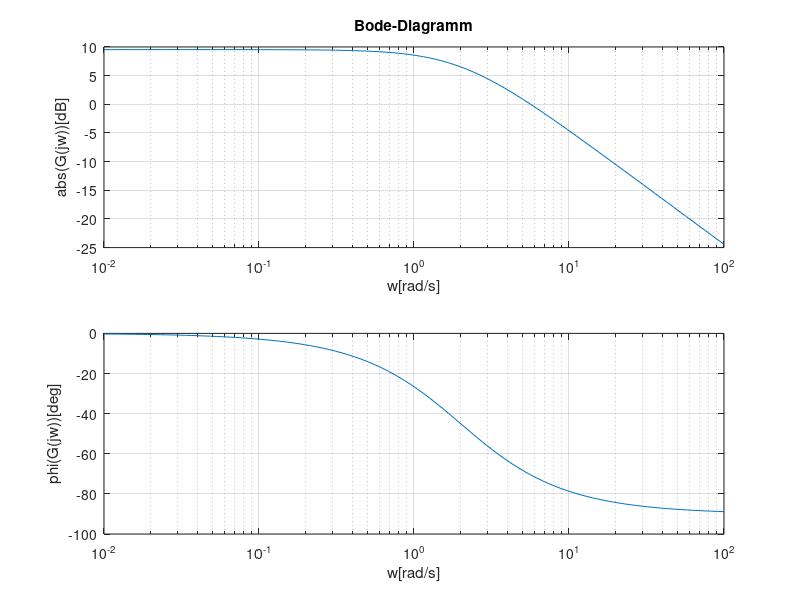
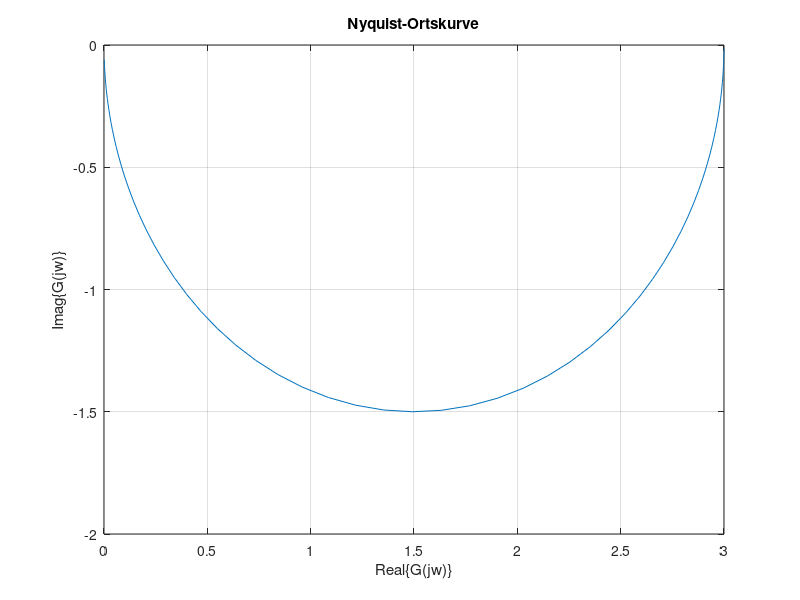
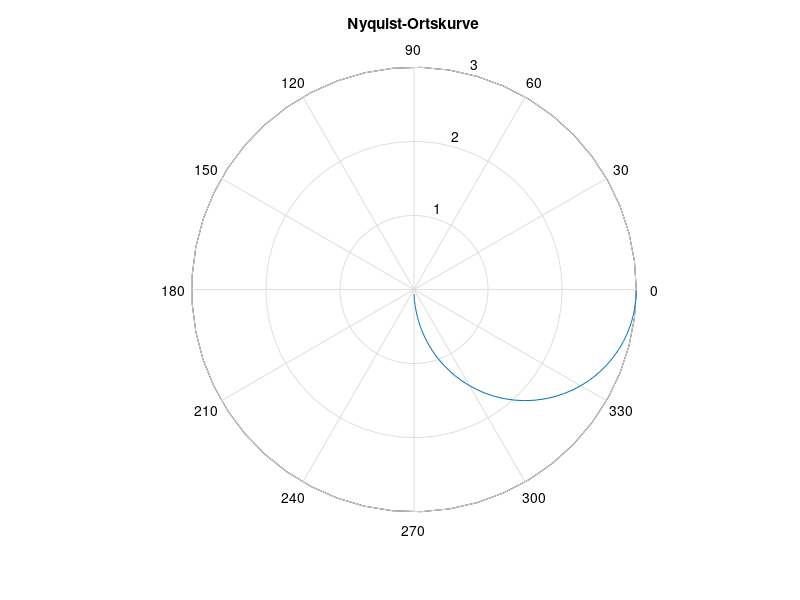
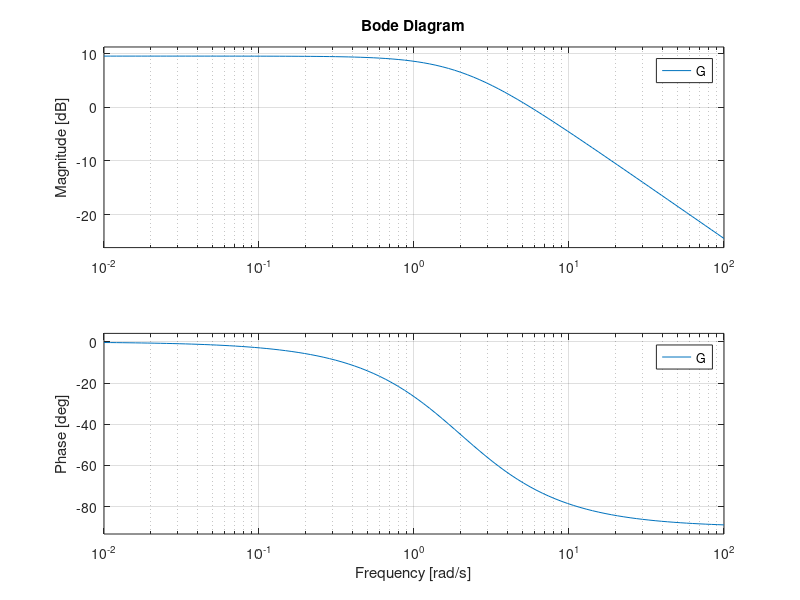

Source code (MATLAB) for these figures, in order:
%Berechnung des Bodediagramms für eine gegebene Übertragungsfunktion G(s)

%Def des Frequenzvektors w
w=0.01:0.01:100; %rad/s

%besser, log Frequenzachse:
w=logspace(-2,2,100);

%Parameter ses Systems
K=3;
T1=0.5;

%Berechnung von Real- und Imaginäranteil
ReG=K./(1+(T1.*w).^2);
ImG=-K.*T1.*w./(1+(T1.*w).^2);

%Berechnung von Betrag und Phase
absG=sqrt(ReG.^2+ImG.^2);
phiG=atan2(ImG,ReG);

%Darstllung als Bodediagramm
figure(1);
subplot(211);
semilogx(w,20*log10(absG)); grid on; zoom on;
title('Bode-Diagramm')
ylabel('abs(G(jw))[dB]');
xlabel('w[rad/s]');
subplot(212);
semilogx(w,phiG*180/pi); grid on; zoom on;
ylabel('phi(G(jw))[deg]');
xlabel('w[rad/s]');

%Darstellung als Nyquist-Ortskurve
figure(2);
plot(ReG,ImG);
grid on; zoom on;
xlabel('Real\{G(jw)\}');
ylabel('Imag\{G(jw)\}');
title('Nyquist-Ortskurve');

figure(3);
polar(phiG,absG);
grid on; zoom on;
title('Nyquist-Ortskurve');

%Berechnung in Matlab
s=tf('s'); %transfer function aus Toolbox
G=K/(T1*s+1)


%Bode-Befehl in Matlab
figure(4);
bode(G,w);
grid on; zoom on;

%Nyquist-Befehl in Matlab
figure(5);
nyquist(G,w);grid on; zoom on;